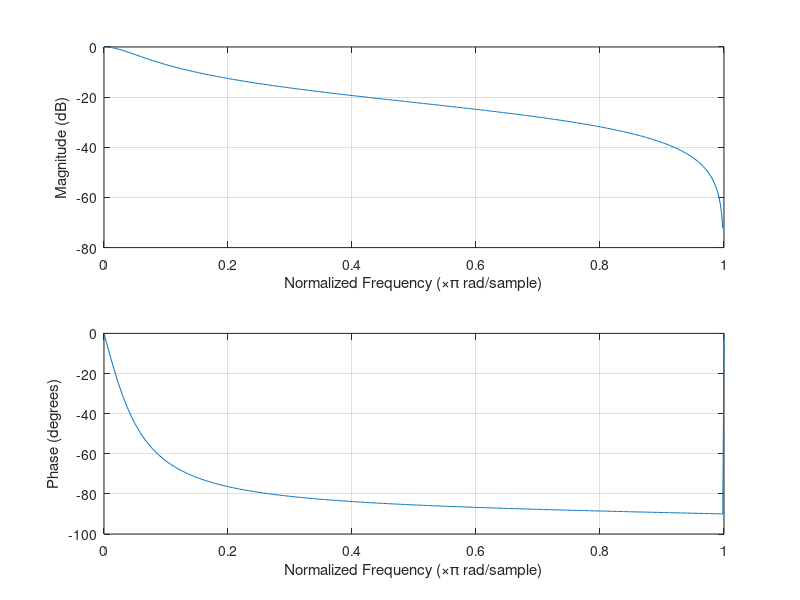

This chart was generated by the following MATLAB code: (Note: this script raises an error after producing the figure.)
[b,a] = butter(1,0.05);
freqz(b,a)
dataIn = y;
dataOut = filter(b,a,dataIn);

figure
% subplot(2,1,1)
% plot(x,dataIn)
% 
% subplot(2,1,2)
plot(x,dataOut)